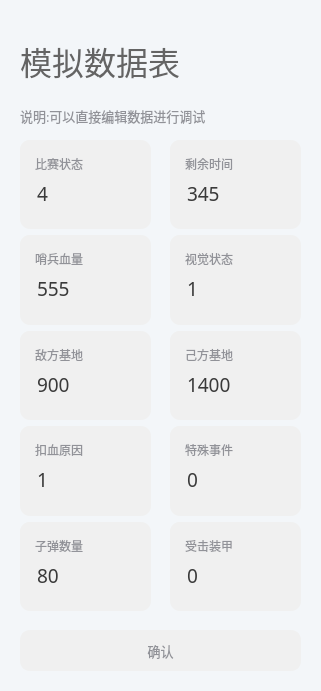
   <widget class="QWidget" name="Sim_Data_QW" native="true">
    <property name="geometry">
     <rect>
      <x>1570</x>
      <y>20</y>
      <width>321</width>
      <height>691</height>
     </rect>
    </property>
    <property name="sizePolicy">
     <sizepolicy hsizetype="Expanding" vsizetype="Expanding">
      <horstretch>0</horstretch>
      <verstretch>0</verstretch>
     </sizepolicy>
    </property>
    <property name="layoutDirection">
     <enum>Qt::LeftToRight</enum>
    </property>
    <property name="styleSheet">
     <string notr="true">background-color: rgb(243, 246, 249);
border-radius: 25px;
</string>
    </property>
    <widget class="QWidget" name="verticalLayoutWidget_2">
     <property name="geometry">
      <rect>
       <x>20</x>
       <y>140</y>
       <width>131</width>
       <height>471</height>
      </rect>
     </property>
     <layout class="QVBoxLayout" name="Sim_Data_QV_1">
      <item>
       <widget class="QWidget" name="Sim_Data_game_progress_QW" native="true">
        <property name="styleSheet">
         <string notr="true">background-color: rgb(240, 240, 240);
border-radius: 10px;
</string>
        </property>
        <widget class="QWidget" name="verticalLayoutWidget_16">
         <property name="geometry">
          <rect>
           <x>0</x>
           <y>0</y>
           <width>111</width>
           <height>84</height>
          </rect>
         </property>
         <layout class="QVBoxLayout" name="Sim_Data_game_progress_QV">
          <property name="leftMargin">
           <number>15</number>
          </property>
          <property name="topMargin">
           <number>15</number>
          </property>
          <property name="rightMargin">
           <number>15</number>
          </property>
          <property name="bottomMargin">
           <number>15</number>
          </property>
          <item>
           <widget class="QLabel" name="Sim_Data_game_progress_title">
            <property name="sizePolicy">
             <sizepolicy hsizetype="Preferred" vsizetype="Fixed">
              <horstretch>0</horstretch>
              <verstretch>0</verstretch>
             </sizepolicy>
            </property>
            <property name="font">
             <font>
              <family>文泉驿微米黑</family>
              <pointsize>9</pointsize>
             </font>
            </property>
            <property name="styleSheet">
             <string notr="true">color: rgb(145, 146, 152);</string>
            </property>
            <property name="text">
             <string>比赛状态</string>
            </property>
           </widget>
          </item>
          <item>
           <widget class="QLineEdit" name="Sim_Data_game_progress_QL">
            <property name="font">
             <font>
              <family>文泉驿微米黑</family>
              <pointsize>14</pointsize>
              <weight>50</weight>
              <bold>false</bold>
             </font>
            </property>
            <property name="styleSheet">
             <string notr="true">border: none;          /* 隐藏边框 */
background-color: rgb(240, 240, 240);
color: rgb(58, 58, 58);</string>
            </property>
            <property name="text">
             <string>4</string>
            </property>
           </widget>
          </item>
         </layout>
        </widget>
       </widget>
      </item>
      <item>
       <widget class="QWidget" name="Sim_Data_own_robot_HP_QW" native="true">
        <property name="styleSheet">
         <string notr="true">background-color: rgb(240, 240, 240);
border-radius: 10px;
</string>
        </property>
        <widget class="QWidget" name="verticalLayoutWidget_18">
         <property name="geometry">
          <rect>
           <x>0</x>
           <y>0</y>
           <width>111</width>
           <height>84</height>
          </rect>
         </property>
         <layout class="QVBoxLayout" name="Sim_Data_own_robot_HP_QV">
          <property name="leftMargin">
           <number>15</number>
          </property>
          <property name="topMargin">
           <number>15</number>
          </property>
          <property name="rightMargin">
           <number>15</number>
          </property>
          <property name="bottomMargin">
           <number>15</number>
          </property>
          <item>
           <widget class="QLabel" name="Sim_Data_own_robot_HP_title">
            <property name="sizePolicy">
             <sizepolicy hsizetype="Preferred" vsizetype="Fixed">
              <horstretch>0</horstretch>
              <verstretch>0</verstretch>
             </sizepolicy>
            </property>
            <property name="font">
             <font>
              <family>文泉驿微米黑</family>
              <pointsize>9</pointsize>
             </font>
            </property>
            <property name="styleSheet">
             <string notr="true">color: rgb(145, 146, 152);</string>
            </property>
            <property name="text">
             <string>哨兵血量</string>
            </property>
           </widget>
          </item>
          <item>
           <widget class="QLineEdit" name="Sim_Data_own_robot_HP_QL">
            <property name="font">
             <font>
              <family>文泉驿微米黑</family>
              <pointsize>14</pointsize>
              <weight>50</weight>
              <bold>false</bold>
             </font>
            </property>
            <property name="styleSheet">
             <string notr="true">border: none;          /* 隐藏边框 */
background-color: rgb(240, 240, 240);
color: rgb(58, 58, 58);</string>
            </property>
            <property name="text">
             <string>555</string>
            </property>
           </widget>
          </item>
         </layout>
        </widget>
       </widget>
      </item>
      <item>
       <widget class="QWidget" name="Sim_Data_enemy_base_HP_QW" native="true">
        <property name="styleSheet">
         <string notr="true">background-color: rgb(240, 240, 240);
border-radius: 10px;
</string>
        </property>
        <widget class="QWidget" name="verticalLayoutWidget_15">
         <property name="geometry">
          <rect>
           <x>0</x>
           <y>0</y>
           <width>111</width>
           <height>84</height>
          </rect>
         </property>
         <layout class="QVBoxLayout" name="Sim_Data_enemy_base_HP_QV">
          <property name="leftMargin">
           <number>15</number>
          </property>
          <property name="topMargin">
           <number>15</number>
          </property>
          <property name="rightMargin">
           <number>15</number>
          </property>
          <property name="bottomMargin">
           <number>15</number>
          </property>
          <item>
           <widget class="QLabel" name="Sim_Data_enemy_base_HP_title">
            <property name="sizePolicy">
             <sizepolicy hsizetype="Preferred" vsizetype="Fixed">
              <horstretch>0</horstretch>
              <verstretch>0</verstretch>
             </sizepolicy>
            </property>
            <property name="font">
             <font>
              <family>文泉驿微米黑</family>
              <pointsize>9</pointsize>
             </font>
            </property>
            <property name="styleSheet">
             <string notr="true">color: rgb(145, 146, 152);</string>
            </property>
            <property name="text">
             <string>敌方基地</string>
            </property>
           </widget>
          </item>
          <item>
           <widget class="QLineEdit" name="Sim_Data_enemy_base_HP_QL">
            <property name="font">
             <font>
              <family>文泉驿微米黑</family>
              <pointsize>14</pointsize>
              <weight>50</weight>
              <bold>false</bold>
             </font>
            </property>
            <property name="styleSheet">
             <string notr="true">border: none;          /* 隐藏边框 */
background-color: rgb(240, 240, 240);
color: rgb(58, 58, 58);</string>
            </property>
            <property name="text">
             <string>900</string>
            </property>
           </widget>
          </item>
         </layout>
        </widget>
       </widget>
      </item>
      <item>
       <widget class="QWidget" name="Sim_Data_HP_deduction_reason_QW" native="true">
        <property name="styleSheet">
         <string notr="true">background-color: rgb(240, 240, 240);
border-radius: 10px;
</string>
        </property>
        <widget class="QWidget" name="verticalLayoutWidget_23">
         <property name="geometry">
          <rect>
           <x>0</x>
           <y>0</y>
           <width>111</width>
           <height>84</height>
          </rect>
         </property>
         <layout class="QVBoxLayout" name="Sim_Data_HP_deduction_reason_QV">
          <property name="leftMargin">
           <number>15</number>
          </property>
          <property name="topMargin">
           <number>15</number>
          </property>
          <property name="rightMargin">
           <number>15</number>
          </property>
          <property name="bottomMargin">
           <number>15</number>
          </property>
          <item>
           <widget class="QLabel" name="Sim_Data_HP_deduction_reason_title">
            <property name="sizePolicy">
             <sizepolicy hsizetype="Preferred" vsizetype="Fixed">
              <horstretch>0</horstretch>
              <verstretch>0</verstretch>
             </sizepolicy>
            </property>
            <property name="font">
             <font>
              <family>文泉驿微米黑</family>
              <pointsize>9</pointsize>
             </font>
            </property>
            <property name="styleSheet">
             <string notr="true">color: rgb(145, 146, 152);</string>
            </property>
            <property name="text">
             <string>扣血原因</string>
            </property>
           </widget>
          </item>
          <item>
           <widget class="QLineEdit" name="Sim_Data_HP_deduction_reason_QL">
            <property name="font">
             <font>
              <family>文泉驿微米黑</family>
              <pointsize>14</pointsize>
              <weight>50</weight>
              <bold>false</bold>
             </font>
            </property>
            <property name="styleSheet">
             <string notr="true">border: none;          /* 隐藏边框 */
background-color: rgb(240, 240, 240);
color: rgb(58, 58, 58);</string>
            </property>
            <property name="text">
             <string>1</string>
            </property>
           </widget>
          </item>
         </layout>
        </widget>
       </widget>
      </item>
      <item>
       <widget class="QWidget" name="Sim_Data_shoot_num_QW" native="true">
        <property name="styleSheet">
         <string notr="true">background-color: rgb(240, 240, 240);
border-radius: 10px;
</string>
        </property>
        <widget class="QWidget" name="verticalLayoutWidget_21">
         <property name="geometry">
          <rect>
           <x>0</x>
           <y>0</y>
           <width>111</width>
           <height>84</height>
          </rect>
         </property>
         <layout class="QVBoxLayout" name="Sim_Data_shoot_num_QV">
          <property name="leftMargin">
           <number>15</number>
          </property>
          <property name="topMargin">
           <number>15</number>
          </property>
          <property name="rightMargin">
           <number>15</number>
          </property>
          <property name="bottomMargin">
           <number>15</number>
          </property>
          <item>
           <widget class="QLabel" name="Sim_Data_shoot_num_title">
            <property name="sizePolicy">
             <sizepolicy hsizetype="Preferred" vsizetype="Fixed">
              <horstretch>0</horstretch>
              <verstretch>0</verstretch>
             </sizepolicy>
            </property>
            <property name="font">
             <font>
              <family>文泉驿微米黑</family>
              <pointsize>9</pointsize>
             </font>
            </property>
            <property name="styleSheet">
             <string notr="true">color: rgb(145, 146, 152);</string>
            </property>
            <property name="text">
             <string>子弹数量</string>
            </property>
           </widget>
          </item>
          <item>
           <widget class="QLineEdit" name="Sim_Data_shoot_num_QL">
            <property name="font">
             <font>
              <family>文泉驿微米黑</family>
              <pointsize>14</pointsize>
              <weight>50</weight>
              <bold>false</bold>
             </font>
            </property>
            <property name="styleSheet">
             <string notr="true">border: none;          /* 隐藏边框 */
background-color: rgb(240, 240, 240);
color: rgb(58, 58, 58);</string>
            </property>
            <property name="text">
             <string>80</string>
            </property>
           </widget>
          </item>
         </layout>
        </widget>
       </widget>
      </item>
     </layout>
    </widget>
    <widget class="QWidget" name="verticalLayoutWidget_11">
     <property name="geometry">
      <rect>
       <x>170</x>
       <y>140</y>
       <width>131</width>
       <height>471</height>
      </rect>
     </property>
     <layout class="QVBoxLayout" name="Sim_Data_QV_2">
      <item>
       <widget class="QWidget" name="Sim_Data_stage_remain_time_QW" native="true">
        <property name="styleSheet">
         <string notr="true">background-color: rgb(240, 240, 240);
border-radius: 10px;
</string>
        </property>
        <widget class="QWidget" name="verticalLayoutWidget_17">
         <property name="geometry">
          <rect>
           <x>0</x>
           <y>0</y>
           <width>111</width>
           <height>84</height>
          </rect>
         </property>
         <layout class="QVBoxLayout" name="Sim_Data_stage_remain_time_QV">
          <property name="leftMargin">
           <number>15</number>
          </property>
          <property name="topMargin">
           <number>15</number>
          </property>
          <property name="rightMargin">
           <number>15</number>
          </property>
          <property name="bottomMargin">
           <number>15</number>
          </property>
          <item>
           <widget class="QLabel" name="Sim_Data_stage_remain_time_title">
            <property name="sizePolicy">
             <sizepolicy hsizetype="Preferred" vsizetype="Fixed">
              <horstretch>0</horstretch>
              <verstretch>0</verstretch>
             </sizepolicy>
            </property>
            <property name="font">
             <font>
              <family>文泉驿微米黑</family>
              <pointsize>9</pointsize>
             </font>
            </property>
            <property name="styleSheet">
             <string notr="true">color: rgb(145, 146, 152);</string>
            </property>
            <property name="text">
             <string>剩余时间</string>
            </property>
           </widget>
          </item>
          <item>
           <widget class="QLineEdit" name="Sim_Data_stage_remain_time_QL">
            <property name="font">
             <font>
              <family>文泉驿微米黑</family>
              <pointsize>14</pointsize>
              <weight>50</weight>
              <bold>false</bold>
             </font>
            </property>
            <property name="styleSheet">
             <string notr="true">border: none;          /* 隐藏边框 */
background-color: rgb(240, 240, 240);
color: rgb(58, 58, 58);</string>
            </property>
            <property name="text">
             <string>345</string>
            </property>
           </widget>
          </item>
         </layout>
        </widget>
       </widget>
      </item>
      <item>
       <widget class="QWidget" name="Sim_Data_vision_status_QW" native="true">
        <property name="styleSheet">
         <string notr="true">background-color: rgb(240, 240, 240);
border-radius: 10px;
</string>
        </property>
        <widget class="QWidget" name="verticalLayoutWidget_22">
         <property name="geometry">
          <rect>
           <x>0</x>
           <y>0</y>
           <width>111</width>
           <height>84</height>
          </rect>
         </property>
         <layout class="QVBoxLayout" name="Sim_Data_vision_status_QV">
          <property name="leftMargin">
           <number>15</number>
          </property>
          <property name="topMargin">
           <number>15</number>
          </property>
          <property name="rightMargin">
           <number>15</number>
          </property>
          <property name="bottomMargin">
           <number>15</number>
          </property>
          <item>
           <widget class="QLabel" name="Sim_Data_vision_status_title">
            <property name="sizePolicy">
             <sizepolicy hsizetype="Preferred" vsizetype="Fixed">
              <horstretch>0</horstretch>
              <verstretch>0</verstretch>
             </sizepolicy>
            </property>
            <property name="font">
             <font>
              <family>文泉驿微米黑</family>
              <pointsize>9</pointsize>
             </font>
            </property>
            <property name="styleSheet">
             <string notr="true">color: rgb(145, 146, 152);</string>
            </property>
            <property name="text">
             <string>视觉状态</string>
            </property>
           </widget>
          </item>
          <item>
           <widget class="QLineEdit" name="Sim_Data_vision_status_QL">
            <property name="font">
             <font>
              <family>文泉驿微米黑</family>
              <pointsize>14</pointsize>
              <weight>50</weight>
              <bold>false</bold>
             </font>
            </property>
            <property name="styleSheet">
             <string notr="true">border: none;          /* 隐藏边框 */
background-color: rgb(240, 240, 240);
color: rgb(58, 58, 58);</string>
            </property>
            <property name="text">
             <string>1</string>
            </property>
           </widget>
          </item>
         </layout>
        </widget>
       </widget>
      </item>
      <item>
       <widget class="QWidget" name="Sim_Data_own_base_HP_QW" native="true">
        <property name="styleSheet">
         <string notr="true">background-color: rgb(240, 240, 240);
border-radius: 10px;
</string>
        </property>
        <widget class="QWidget" name="verticalLayoutWidget_19">
         <property name="geometry">
          <rect>
           <x>0</x>
           <y>0</y>
           <width>111</width>
           <height>84</height>
          </rect>
         </property>
         <layout class="QVBoxLayout" name="Sim_Data_own_base_HP_QV">
          <property name="leftMargin">
           <number>15</number>
          </property>
          <property name="topMargin">
           <number>15</number>
          </property>
          <property name="rightMargin">
           <number>15</number>
          </property>
          <property name="bottomMargin">
           <number>15</number>
          </property>
          <item>
           <widget class="QLabel" name="Sim_Data_own_base_HP_title">
            <property name="sizePolicy">
             <sizepolicy hsizetype="Preferred" vsizetype="Fixed">
              <horstretch>0</horstretch>
              <verstretch>0</verstretch>
             </sizepolicy>
            </property>
            <property name="font">
             <font>
              <family>文泉驿微米黑</family>
              <pointsize>9</pointsize>
             </font>
            </property>
            <property name="styleSheet">
             <string notr="true">color: rgb(145, 146, 152);</string>
            </property>
            <property name="text">
             <string>己方基地</string>
            </property>
           </widget>
          </item>
          <item>
           <widget class="QLineEdit" name="Sim_Data_own_base_HP_QL">
            <property name="font">
             <font>
              <family>文泉驿微米黑</family>
              <pointsize>14</pointsize>
              <weight>50</weight>
              <bold>false</bold>
             </font>
            </property>
            <property name="styleSheet">
             <string notr="true">border: none;          /* 隐藏边框 */
background-color: rgb(240, 240, 240);
color: rgb(58, 58, 58);</string>
            </property>
            <property name="text">
             <string>1400</string>
            </property>
           </widget>
          </item>
         </layout>
        </widget>
       </widget>
      </item>
      <item>
       <widget class="QWidget" name="Sim_Data_event_data_QW" native="true">
        <property name="styleSheet">
         <string notr="true">background-color: rgb(240, 240, 240);
border-radius: 10px;
</string>
        </property>
        <widget class="QWidget" name="verticalLayoutWidget_20">
         <property name="geometry">
          <rect>
           <x>0</x>
           <y>0</y>
           <width>111</width>
           <height>84</height>
          </rect>
         </property>
         <layout class="QVBoxLayout" name="Sim_Data_event_data_QV">
          <property name="leftMargin">
           <number>15</number>
          </property>
          <property name="topMargin">
           <number>15</number>
          </property>
          <property name="rightMargin">
           <number>15</number>
          </property>
          <property name="bottomMargin">
           <number>15</number>
          </property>
          <item>
           <widget class="QLabel" name="Sim_Data_event_data_title">
            <property name="sizePolicy">
             <sizepolicy hsizetype="Preferred" vsizetype="Fixed">
              <horstretch>0</horstretch>
              <verstretch>0</verstretch>
             </sizepolicy>
            </property>
            <property name="font">
             <font>
              <family>文泉驿微米黑</family>
              <pointsize>9</pointsize>
             </font>
            </property>
            <property name="styleSheet">
             <string notr="true">color: rgb(145, 146, 152);</string>
            </property>
            <property name="text">
             <string>特殊事件</string>
            </property>
           </widget>
          </item>
          <item>
           <widget class="QLineEdit" name="Sim_Data_event_data_QL">
            <property name="font">
             <font>
              <family>文泉驿微米黑</family>
              <pointsize>14</pointsize>
              <weight>50</weight>
              <bold>false</bold>
             </font>
            </property>
            <property name="styleSheet">
             <string notr="true">border: none;          /* 隐藏边框 */
background-color: rgb(240, 240, 240);
color: rgb(58, 58, 58);</string>
            </property>
            <property name="text">
             <string>0</string>
            </property>
           </widget>
          </item>
         </layout>
        </widget>
       </widget>
      </item>
      <item>
       <widget class="QWidget" name="Sim_Data_armor_id_QW" native="true">
        <property name="styleSheet">
         <string notr="true">background-color: rgb(240, 240, 240);
border-radius: 10px;
</string>
        </property>
        <widget class="QWidget" name="verticalLayoutWidget_24">
         <property name="geometry">
          <rect>
           <x>0</x>
           <y>0</y>
           <width>111</width>
           <height>84</height>
          </rect>
         </property>
         <layout class="QVBoxLayout" name="Sim_Data_armor_id_QV">
          <property name="leftMargin">
           <number>15</number>
          </property>
          <property name="topMargin">
           <number>15</number>
          </property>
          <property name="rightMargin">
           <number>15</number>
          </property>
          <property name="bottomMargin">
           <number>15</number>
          </property>
          <item>
           <widget class="QLabel" name="Sim_Data_armor_id_title">
            <property name="sizePolicy">
             <sizepolicy hsizetype="Preferred" vsizetype="Fixed">
              <horstretch>0</horstretch>
              <verstretch>0</verstretch>
             </sizepolicy>
            </property>
            <property name="font">
             <font>
              <family>文泉驿微米黑</family>
              <pointsize>9</pointsize>
             </font>
            </property>
            <property name="styleSheet">
             <string notr="true">color: rgb(145, 146, 152);</string>
            </property>
            <property name="text">
             <string>受击装甲</string>
            </property>
           </widget>
          </item>
          <item>
           <widget class="QLineEdit" name="Sim_Data_armor_id_QL">
            <property name="font">
             <font>
              <family>文泉驿微米黑</family>
              <pointsize>14</pointsize>
              <weight>50</weight>
              <bold>false</bold>
             </font>
            </property>
            <property name="styleSheet">
             <string notr="true">border: none;          /* 隐藏边框 */
background-color: rgb(240, 240, 240);
color: rgb(58, 58, 58);</string>
            </property>
            <property name="text">
             <string>0</string>
            </property>
           </widget>
          </item>
         </layout>
        </widget>
       </widget>
      </item>
     </layout>
    </widget>
    <widget class="QLabel" name="Sim_Data_TITLE">
     <property name="geometry">
      <rect>
       <x>20</x>
       <y>30</y>
       <width>201</width>
       <height>61</height>
      </rect>
     </property>
     <property name="sizePolicy">
      <sizepolicy hsizetype="Preferred" vsizetype="Fixed">
       <horstretch>0</horstretch>
       <verstretch>0</verstretch>
      </sizepolicy>
     </property>
     <property name="font">
      <font>
       <family>文泉驿微米黑</family>
       <pointsize>24</pointsize>
      </font>
     </property>
     <property name="styleSheet">
      <string notr="true">color: rgb(100, 100, 100);</string>
     </property>
     <property name="text">
      <string>模拟数据表</string>
     </property>
    </widget>
    <widget class="QLabel" name="Sim_Data_tips">
     <property name="geometry">
      <rect>
       <x>20</x>
       <y>100</y>
       <width>251</width>
       <height>31</height>
      </rect>
     </property>
     <property name="sizePolicy">
      <sizepolicy hsizetype="Preferred" vsizetype="Fixed">
       <horstretch>0</horstretch>
       <verstretch>0</verstretch>
      </sizepolicy>
     </property>
     <property name="font">
      <font>
       <family>文泉驿微米黑</family>
       <pointsize>10</pointsize>
      </font>
     </property>
     <property name="styleSheet">
      <string notr="true">color: rgb(145, 146, 152);</string>
     </property>
     <property name="text">
      <string>说明:可以直接编辑数据进行调试</string>
     </property>
    </widget>
    <widget class="QPushButton" name="Sim_Data_change_QP">
     <property name="geometry">
      <rect>
       <x>20</x>
       <y>630</y>
       <width>281</width>
       <height>41</height>
      </rect>
     </property>
     <property name="font">
      <font>
       <family>文泉驿微米黑</family>
       <pointsize>10</pointsize>
      </font>
     </property>
     <property name="styleSheet">
      <string notr="true">QPushButton {
    border-radius: 10px; /* 圆角半径 */
    border: 2px solid rgb(240, 240, 240); /* 默认边框颜色 */
    background-color: rgb(240, 240, 240); /* 默认背景颜色 */
    color: rgb(145, 146, 152); /* 默认文字颜色 */
    padding: 5px 10px; /* 内边距，调整按钮内容位置 */
}

QPushButton:hover {
    background-color: rgb(127, 176, 255); /* 鼠标悬停时背景颜色 */
    color: rgb(15, 114, 239);; /* 悬停时文字颜色 */
    border-color: rgb(15, 114, 239);; /* 悬停时边框颜色 */
}

QPushButton:pressed {
    background-color: rgb(15, 114, 239); /* 按下时背景颜色 */
    color: white; /* 按下时文字颜色 */
    border-color: rgb(15, 114, 239); /* 按下时边框颜色 */
}
</string>
     </property>
     <property name="text">
      <string>确认</string>
     </property>
    </widget>
   </widget>
